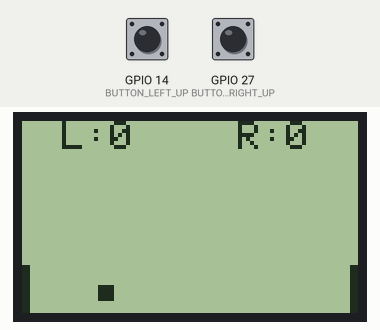
Recording of a sketch running on a simulated ESP32. Parts: 84×48 one-colour display. Inputs (shaded band) come from the test bench; at power-on: GPIO 14 (BUTTON_LEFT_UP) HIGH, GPIO 27 (BUTTON_RIGHT_UP) HIGH. Random numbers use the default seed unless the sketch sets one.

Above: at 1.2 s.
1.3 s: GPIO 14 (BUTTON_LEFT_UP) pulled LOW for 0.15 s
At 1.79 s:
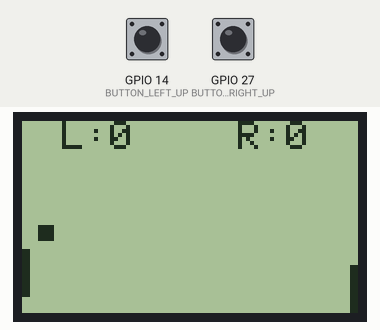
2.0 s: GPIO 27 (BUTTON_RIGHT_UP) pulled LOW for 0.15 s
At 2.43 s:
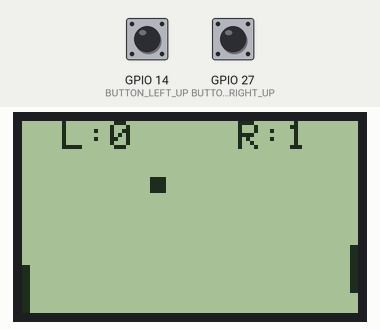
2.7 s: GPIO 14 (BUTTON_LEFT_UP) pulled LOW for 1 s
At 3.07 s:
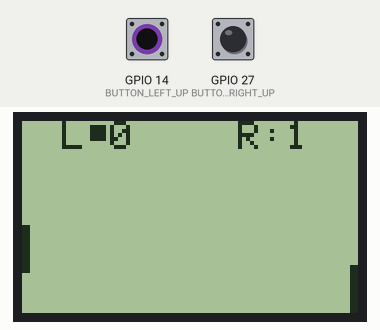
4.3 s: GPIO 27 (BUTTON_RIGHT_UP) pulled LOW for 1 s
At 4.99 s:
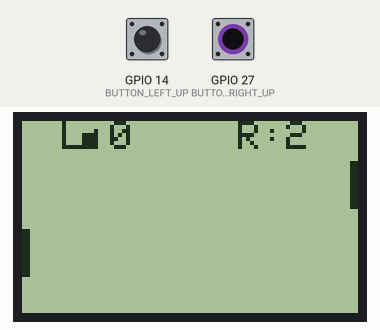
Timing chart, 0 to 6.9 s (numbered marks = the images above; inputs shaded):
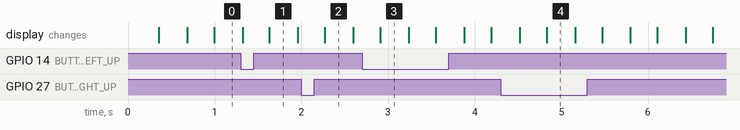

The sketch:

Nokia_5110_Display_ESP32.ino
```cpp
#include <SPI.h>
#include <Adafruit_GFX.h>
#include <Adafruit_PCD8544.h>

Adafruit_PCD8544 display = Adafruit_PCD8544(18, 23, 19, 2, 15);

#define BUTTON_LEFT_UP  14
#define BUTTON_RIGHT_UP 27

const int paddleHeight = 12;
const int paddleWidth = 2;
const int ballSize = 4;
const int screenWidth = 84;
const int screenHeight = 48;

int paddleLeftY, paddleRightY;
int16_t ballX, ballY;
int8_t ballVX, ballVY;

int scoreLeft = 0;
int scoreRight = 0;

void setup() {

  display.begin();
  display.setContrast(60);
  display.clearDisplay();

  pinMode(BUTTON_LEFT_UP, INPUT_PULLUP);
  pinMode(BUTTON_RIGHT_UP, INPUT_PULLUP);

  paddleLeftY = (screenHeight - paddleHeight) / 2;
  paddleRightY = (screenHeight - paddleHeight) / 2;

  ballX = screenWidth / 2;
  ballY = screenHeight / 2;
  ballVX = -1;
  ballVY = 1;

  drawGame();
}

void loop() {

  bool leftUpPressed = digitalRead(BUTTON_LEFT_UP) == LOW;
  bool rightUpPressed = digitalRead(BUTTON_RIGHT_UP) == LOW;

  if (leftUpPressed) {
    paddleLeftY -= 2;
  } else {
    paddleLeftY += 1;
  }
  if (rightUpPressed) {
    paddleRightY -= 2;
  } else {
    paddleRightY += 1;
  }

  paddleLeftY = constrain(paddleLeftY, 0, screenHeight - paddleHeight);
  paddleRightY = constrain(paddleRightY, 0, screenHeight - paddleHeight);


  ballX += ballVX;
  ballY += ballVY;

  if (ballY <= 0) {
    ballY = 0;
    ballVY = -ballVY;
  } else if (ballY >= screenHeight - ballSize) {
    ballY = screenHeight - ballSize;
    ballVY = -ballVY;
  }


  if (ballX <= paddleWidth) {
    if (ballY + ballSize >= paddleLeftY && ballY <= paddleLeftY + paddleHeight) {
      ballX = paddleWidth;
      ballVX = -ballVX;
    } else if (ballX < 0) {
      scoreRight++;
      resetBall(-1);
    }
  }


  if (ballX >= screenWidth - paddleWidth - ballSize) {
    if (ballY + ballSize >= paddleRightY && ballY <= paddleRightY + paddleHeight) {
      ballX = screenWidth - paddleWidth - ballSize;
      ballVX = -ballVX;
    } else if (ballX > screenWidth - ballSize) {
      scoreLeft++;
      resetBall(1);
    }
  }

  drawGame();

  delay(30);
}

void resetBall(int direction) {
  ballX = screenWidth / 2;
  ballY = screenHeight / 2;
  ballVX = direction;
  ballVY = random(0, 2) == 0 ? 1 : -1;
}

void drawGame() {

  display.clearDisplay();
  display.setTextSize(1);
  display.setTextColor(BLACK);
  display.setCursor(10, 0);
  display.print("L:");
  display.print(scoreLeft);
  display.setCursor(screenWidth - 30, 0);
  display.print("R:");
  display.print(scoreRight);

  display.fillRect(0, paddleLeftY, paddleWidth, paddleHeight, BLACK);
  display.fillRect(screenWidth - paddleWidth, paddleRightY, paddleWidth, paddleHeight, BLACK);

  display.fillRect(ballX, ballY, ballSize, ballSize, BLACK);

  display.display();
}
```
